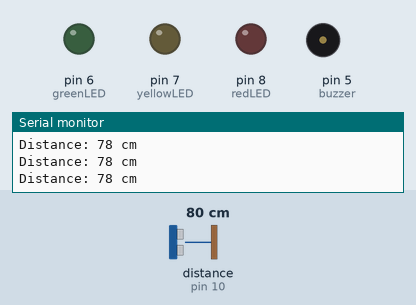
Recording of a sketch running on a simulated Arduino Uno, built with avr-gcc and run on an emulated ATmega328P. On the bench: output pins drawn as LEDs (lit = HIGH), buzzer (waves = sounding, pin HIGH), the last lines printed to the serial monitor. Wiring (inferred from the names in the program): ultrasonic range finder: trigger pin 9; echo pin 10. Inputs (shaded band) come from the test bench; at power-on: distance to the obstacle (sensor on pin 10) 80 cm. The echo pulse lasts 58.3 µs per cm; pins used as bus, display or sensor lines are not drawn.

Above: at 1.2 s.
1.3 s: distance to the obstacle (sensor on pin 10) set to 36 cm
2.8 s: distance to the obstacle (sensor on pin 10) set to 29 cm
At 3.5 s:
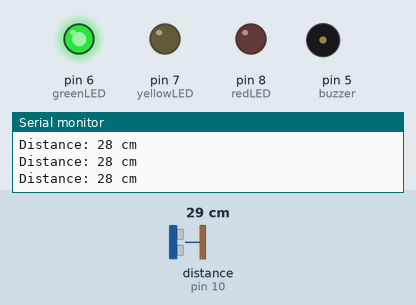
4.3 s: distance to the obstacle (sensor on pin 10) set to 24 cm
5.8 s: distance to the obstacle (sensor on pin 10) set to 19 cm
At 7.0 s:
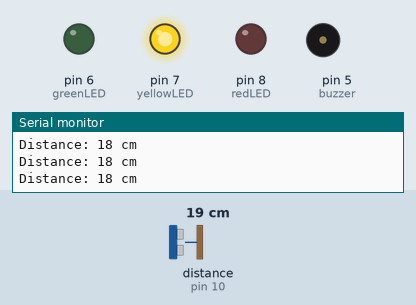
7.3 s: distance to the obstacle (sensor on pin 10) set to 13 cm
8.8 s: distance to the obstacle (sensor on pin 10) set to 10 cm
At 10.2 s:
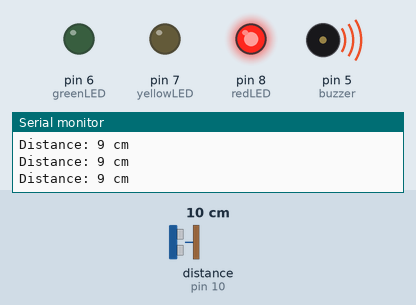
Timing chart, 0 to 11.4 s (numbered marks = the images above; inputs shaded):
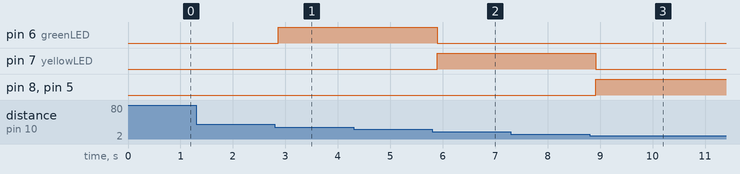

The sketch:

Ultrasonic.ino
```cpp
const int trigPin = 9;
const int echoPin = 10;

const int greenLED = 6;
const int yellowLED = 7;
const int redLED = 8;
const int buzzer = 5;

long duration;
int distance;

void setup() {
  pinMode(trigPin, OUTPUT);
  pinMode(echoPin, INPUT);
  pinMode(greenLED, OUTPUT);
  pinMode(yellowLED, OUTPUT);
  pinMode(redLED, OUTPUT);
  pinMode(buzzer, OUTPUT);
  Serial.begin(9600);
}

void loop() {
  digitalWrite(trigPin, LOW);
  delayMicroseconds(2);
  digitalWrite(trigPin, HIGH);
  delayMicroseconds(10);
  digitalWrite(trigPin, LOW);

  duration = pulseIn(echoPin, HIGH);
  distance = duration * 0.034 / 2;

  Serial.print("Distance: ");
  Serial.print(distance);
  Serial.println(" cm");

  if (distance <= 10) {
    digitalWrite(redLED, HIGH);
    digitalWrite(yellowLED, LOW);
    digitalWrite(greenLED, LOW);
    digitalWrite(buzzer, HIGH);
  } else if (distance <= 20) {
    digitalWrite(redLED, LOW);
    digitalWrite(yellowLED, HIGH);
    digitalWrite(greenLED, LOW);
    digitalWrite(buzzer, LOW);
  } else if (distance <= 30) {
    digitalWrite(redLED, LOW);
    digitalWrite(yellowLED, LOW);
    digitalWrite(greenLED, HIGH);
    digitalWrite(buzzer, LOW);
  } else {
    digitalWrite(redLED, LOW);
    digitalWrite(yellowLED, LOW);
    digitalWrite(greenLED, LOW);
    digitalWrite(buzzer, LOW);
  }

  delay(200);
}
```

Measured:
- the behaviour switches between 32 and 31 cm on distance to the obstacle (sensor on pin 10) (found by bisection; images 0 and 1)
- the behaviour switches between 22 and 21 cm on distance to the obstacle (sensor on pin 10) (found by bisection; images 1 and 2)
- the behaviour switches between 12 and 11 cm on distance to the obstacle (sensor on pin 10) (found by bisection; images 2 and 3)
- after the input at 2.8 s, pin 6 (greenLED): LOW → HIGH after 0.06 s
- after the input at 5.8 s, pin 6 (greenLED): HIGH → LOW after 0.09 s; pin 7 (yellowLED): LOW → HIGH after 0.09 s
- after the input at 8.8 s, pin 7 (yellowLED): HIGH → LOW after 0.12 s; pin 8 (redLED), pin 5 (buzzer): LOW → HIGH after 0.12 s
